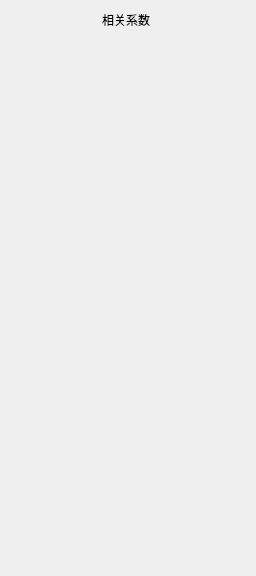
<?xml version="1.0" encoding="UTF-8"?>
<ui version="4.0">
 <class>Hs_CorelateCOF</class>
 <widget class="QWidget" name="Hs_CorelateCOF">
  <property name="geometry">
   <rect>
    <x>0</x>
    <y>0</y>
    <width>256</width>
    <height>576</height>
   </rect>
  </property>
  <property name="windowTitle">
   <string>Form</string>
  </property>
  <widget class="QWidget" name="gridLayoutWidget">
   <property name="geometry">
    <rect>
     <x>0</x>
     <y>10</y>
     <width>251</width>
     <height>581</height>
    </rect>
   </property>
   <layout class="QVBoxLayout" name="verticalLayout">
    <property name="leftMargin">
     <number>1</number>
    </property>
    <item>
     <widget class="QLabel" name="Title">
      <property name="minimumSize">
       <size>
        <width>0</width>
        <height>20</height>
       </size>
      </property>
      <property name="text">
       <string>相关系数</string>
      </property>
      <property name="alignment">
       <set>Qt::AlignCenter</set>
      </property>
     </widget>
    </item>
    <item>
     <spacer name="verticalSpacer">
      <property name="orientation">
       <enum>Qt::Vertical</enum>
      </property>
      <property name="sizeHint" stdset="0">
       <size>
        <width>20</width>
        <height>40</height>
       </size>
      </property>
     </spacer>
    </item>
   </layout>
  </widget>
 </widget>
 <resources/>
 <connections/>
</ui>
